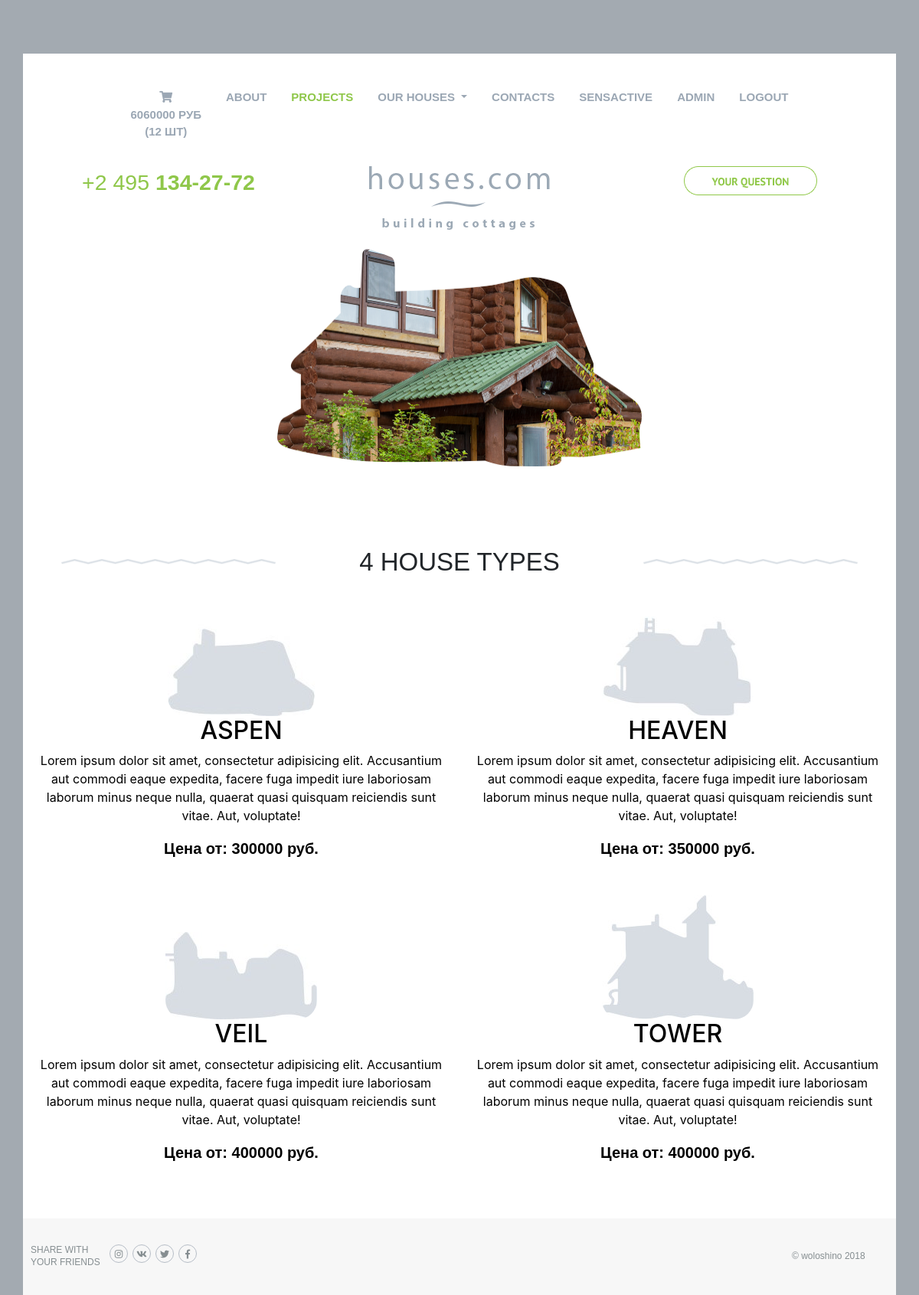
The page /projects/ (signed in) on the database as committed earlier.
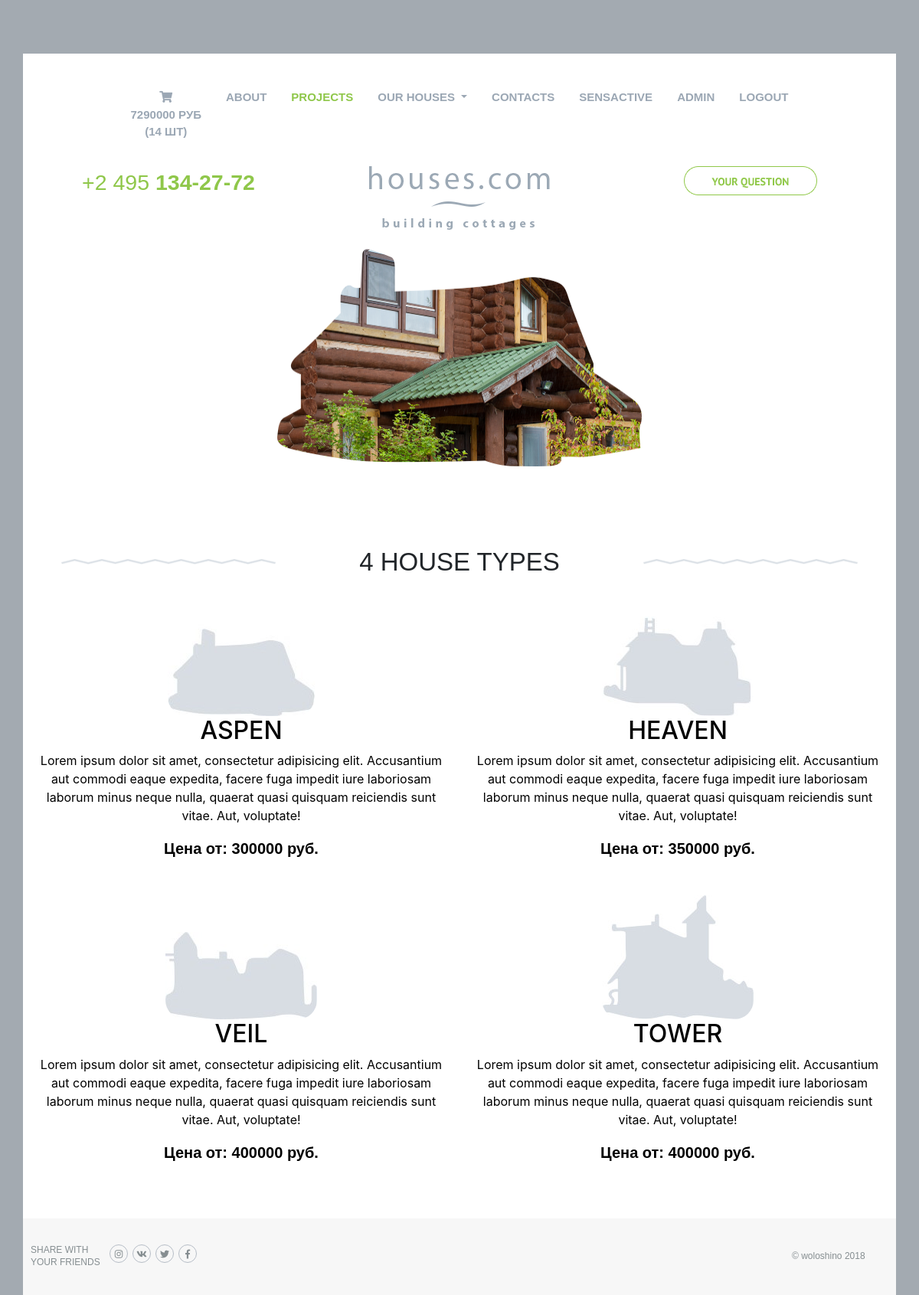
The same page on the database as committed later.
### basketapp/models.py (models this page shows)
class Basket(models.Model):
    user = models.ForeignKey(settings.AUTH_USER_MODEL, on_delete=models.CASCADE, related_name='basket')
    product = models.ForeignKey(Product, on_delete=models.CASCADE)
    quantity = models.PositiveIntegerField(verbose_name='количество', default=0)
    add_datetime = models.DateTimeField(verbose_name='время', auto_now_add=True)
    @property
    def product_cost(self):
        return self.product.price * self.quantity
    @property
    def total_quantity(self):
        _items = Basket.objects.filter(user=self.user)
        _totalquantity = sum(list(map(lambda x: x.quantity, _items)))
        return _totalquantity
    @property
    def total_cost(self):
        _items = Basket.objects.filter(user=self.user)
        _totalcost = sum(list(map(lambda x: x.product_cost, _items)))
        return _totalcost

### authapp/models.py (models this page shows, shortened)
class ShopUser(AbstractUser):
    avatar = models.ImageField(upload_to='user_avatars/%Y/%m/%d', blank=True)
    age = models.PositiveIntegerField(verbose_name='Возраст', null=True, blank=True)

### mainapp/models.py (models this page shows, shortened)
class Product(models.Model):
    name = models.CharField(max_length=32, unique=True, verbose_name='Название проекта')
    info = models.TextField(verbose_name='Описание проекта')
    price = models.PositiveIntegerField(verbose_name='Цена')
    img = models.ImageField(upload_to='products/%Y/%m/%d', verbose_name='Картинка проекта')
    category = models.ForeignKey(Category, on_delete=models.SET_NULL, null=True, blank=True)

class Category(models.Model):
    name = models.CharField(max_length=32, unique=True, verbose_name='Категория')
    info = models.TextField(verbose_name='Описание категории')
    price = models.PositiveIntegerField(verbose_name='Цена от')
    img = models.ImageField(upload_to='categories/%Y/%m/%d', verbose_name='Картинка категории')
    is_active = models.BooleanField(verbose_name='активна', default=True)

### mainapp/views.py (the view)
# urls.py: path('projects/', projects_view, name='projects'),
def projects_view(request):
    basket = []
    if request.user.is_authenticated:
        basket = Basket.objects.filter(user=request.user)
    len_items = len(get_categories())
    content = {
        'categories': get_categories(),
        'len_items': len_items,
        'basket': basket
    }
    return render(request, 'mainapp/projects.html', content)

### mainapp/views.py (called while the page is built)
def get_categories():
    return Category.objects.all().exclude(is_active=False)

### mainapp/templates/mainapp/projects.html
{% extends 'mainapp/base.html' %}
{% load static %}
{% block content %}
    <div class="content">
        {% include 'include/inc_logo.html' %}
        <div class="types">
            <div class="typesHeader row justify-content-between">
                <div class="headerTy col-4 d-flex justify-content-center align-items-center">
                    <img class="d-flex" src={% static "images/Group-left.png" %} alt="leftPic">
                </div>
                <div class="headerTyp col-4 d-flex justify-content-center align-items-center text-center">{{ len_items }} house types</div>
                <div class="headerTy col-4 d-flex justify-content-center align-items-center">
                    <img class="d-flex" src={% static "images/Group-right.png" %} alt="rightPic">
                </div>
            </div>
            <div class="typeItems row">
                {% for item in categories %}
                    <a href="{% url 'mainapp:products_of_categories' pk=item.pk %}" class="category typeItem col-md-6 col-12 text-center">
                        <div>
                            <img src={{ item.img.url }} alt="1">
                            <h2>{{ item.name }}</h2>
                            <p>{{ item.info }}</p>
                            <div>
                                <p class="price">Цена от: {{ item.price }} руб.</p>
                            </div>
                        </div>
                    </a>
                {% endfor %}
            </div>
        </div>
    </div>
{% endblock %}

### mainapp/templates/mainapp/base.html (shortened to what this page needs)
{% load static %}
<!DOCTYPE html>
<html lang="ru">
<head>
    <link rel="stylesheet" href="https://stackpath.bootstrapcdn.com/bootstrap/4.1.3/css/bootstrap.min.css">
    <link rel="stylesheet" href="https://use.fontawesome.com/releases/v5.3.1/css/all.css">
    <link rel="stylesheet" href={% static "style.css" %}>
</head>
<body>
<div class="container">
    <div class="header">
        {% include 'include/inc_menu.html' %}
        <div class="info row text-center">
            <div class="phone col-lg-4">+2 495 <b>134-27-72</b></div>
            <a class="col-lg-4" href={% url 'mainapp:main' %}>
                <div class="logo">
                    <img src={% static  "images/LOGO.png" %} alt="logo">
                </div>
            <div class="ur-question col-lg-4">
                <a href={% url 'mainapp:contacts' %}><img src={% static "images/qbutton.png" %} alt="qbutton"></a>
            </div>
        </div>
    </div>
    {% block content %}
    {% endblock %}
    {% include 'include/inc_footer.html' %}
</div>
</body>
</html>

### mainapp/templates/include/inc_menu.html (shortened to what this page needs)
<ul class="nav justify-content-center d-none d-lg-flex">
    <li class="nav-item">
        <a class="nav-link text-center" href={% url 'basketapp:view' %}>
            <i class="fas fa-shopping-cart"></i><br>
            {% if basket %}
                <span>
                    {{ basket.0.total_cost|floatformat:0 }} руб <br>
                    ({{ basket.0.total_quantity }} шт)
                </span>
            {% endif %}
    </li>
    <li class="nav-item">
        <a class={% if request.resolver_match.url_name == 'main' %} 'nav-link nav-link_active'
        {% else %} nav-link
        {% endif %}
           href={% url 'mainapp:main' %}>About</a>
    </li>
    <li class="nav-item">
        <a class={% if request.resolver_match.url_name == 'projects' %} 'nav-link nav-link_active'
        {% else %} nav-link
        {% endif %}
           href={% url 'mainapp:projects' %}>Projects
    </li>
    <li class="nav-item dropdown">
        <a class="nav-link dropdown-toggle" href="#" id="navbarDropdown" role="button" data-toggle="dropdown" aria-haspopup="true" aria-expanded="false">
            Our houses
        </a>
    </li>
    <li class="nav-item">
        <a class={% if request.resolver_match.url_name == 'contacts' %} 'nav-link nav-link_active'
        {% else %} nav-link
        {% endif %}
           href={% url 'mainapp:contacts' %}>Contacts</a>
    </li>
    {% if user.is_authenticated %}
        <li class="nav-item">
            <a class="nav-link" href="{% url 'auth:edit' %}">
                {{ user.username|default:'User' }}
            </a>
        </li>
    {% endif %}
    {% if user.is_superuser %}
        <li class="nav-item">
            <a class={% if request.resolver_match.app_name == 'adminapp' %} 'nav-link nav-link_active'
            {% else %} nav-link
            {% endif %} href="{% url 'adminapp:users' %}">admin</a>
        </li>
    {% endif %}
    <li class="nav-item">
        {% if user.is_authenticated %}
            <a class="nav-link" href="{% url 'auth:logout' %}">logout</a>
        {% else %}
            <a class="nav-link" href="{% url 'auth:login' %}">login</a>
        {% endif %}
    </li>
</ul>

### mainapp/templates/include/inc_logo.html
{% load static %}
<div class="house d-flex justify-content-center">
    <img src={% static "images/house2.png" %} alt="house2">
</div>

### mainapp/templates/include/inc_footer.html
<div class="footer d-flex align-items-center justify-content-md-between justify-content-around flex-column flex-md-row">
    <div class="footerLeft row">
        <div class="text d-flex align-items-center">share with your friends</div>
        <div class="iconsSocial d-flex">
            <a href="#">
                <div class="d-flex justify-content-center align-items-center">
                    <i class="fab fa-instagram"></i>
                </div>
            </a>
            <a href="">
                <div class="d-flex justify-content-center align-items-center">
                    <i class="fab fa-vk"></i>
                </div>
            </a>
            <a href="">
                <div class="d-flex justify-content-center align-items-center">
                    <i class="fab fa-twitter"></i>
                </div>
            </a>
            <a href="">
                <div class="d-flex justify-content-center align-items-center">
                    <i class="fab fa-facebook-f"></i>
                </div>
            </a>
        </div>
    </div>
    <div class="footerRight">
        <div class="text">&copy; woloshino  {% now 'Y' %}</div>
    </div>
</div>

### static/style.css (style rules this page uses)
body { background: #a3aab1; }
.container { background: #ffffff; margin-top: 70px; padding: 0; }
.nav { padding-top: 38px; }
.nav-link { text-transform: uppercase; font-family: Ubuntu, sans-serif; font-weight: bolder; font-size: 15px; color: #9ba7b4; }
.nav-link_active { text-transform: uppercase; font-family: Ubuntu, sans-serif; font-weight: bolder; font-size: 15px; color: #8fc74a; }
.row { margin: 0; }
.info { padding: 25px 0; }
.info a { text-decoration: none; }
.phone { color: #8fc74a; font-family: 'Ubuntu-light', sans-serif; font-size: 28.5px; }
.house img { height: 284px; }
.types { padding-top: 100px; }
.typesHeader { font-family: 'Ubuntu Light', sans-serif; font-size: 33px; text-transform: uppercase; }
.headerTy img:nth-child(n) { width: 80%; }
.typeItem { margin: 15px 0; }
.typeItem h2 { text-transform: uppercase; }
.typeItem img { max-width: 100%; }
.price { font-weight: bold; font-family: "Ubuntu Light", sans-serif; font-size: 20px; }
.footer { height: 100px; background: #f7f7f7; margin-top: 40px; }
.text { width: 100px; font-family: PTSans, sans-serif; text-transform: uppercase; font-size: 12px; line-height: 1.29; text-align: left; color: #868e91; }
.iconsSocial div { margin: 0 3px; height: 24px; width: 24px; border: 1px #b6bdc6 solid; border-radius: 50%; }
.iconsSocial i { font-size: 12px; line-height: 1.29; text-align: left; color: #868e91; }
.iconsSocial a { text-decoration: none; }
.footerLeft { margin-left: 10px; }
.footerRight .text { text-transform: lowercase; width: 136px; }
.category { text-decoration: none; color: #000; }
.category img { border-radius: 25px; }

Rows that differ between the two databases and show on the page:
changed Basket: user+product+quantity "6060000" → "7290000"; user+quantity "12" → "14"
